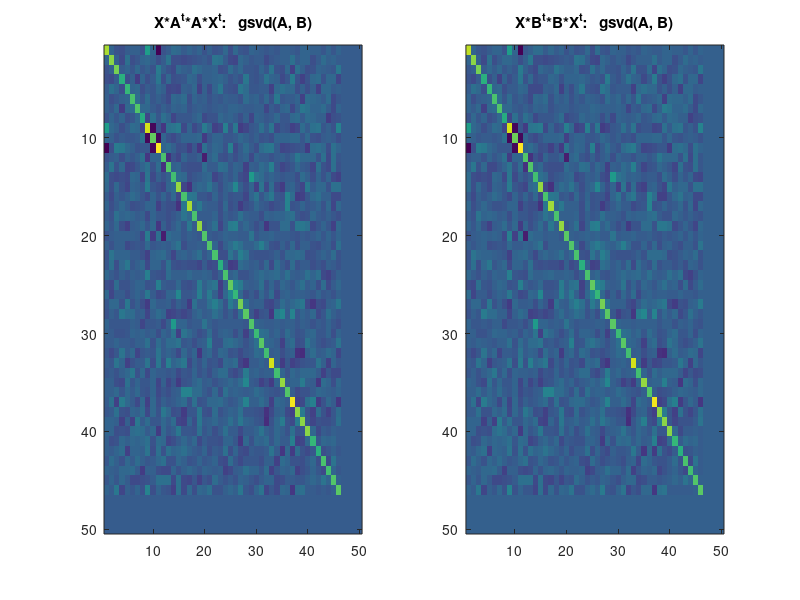
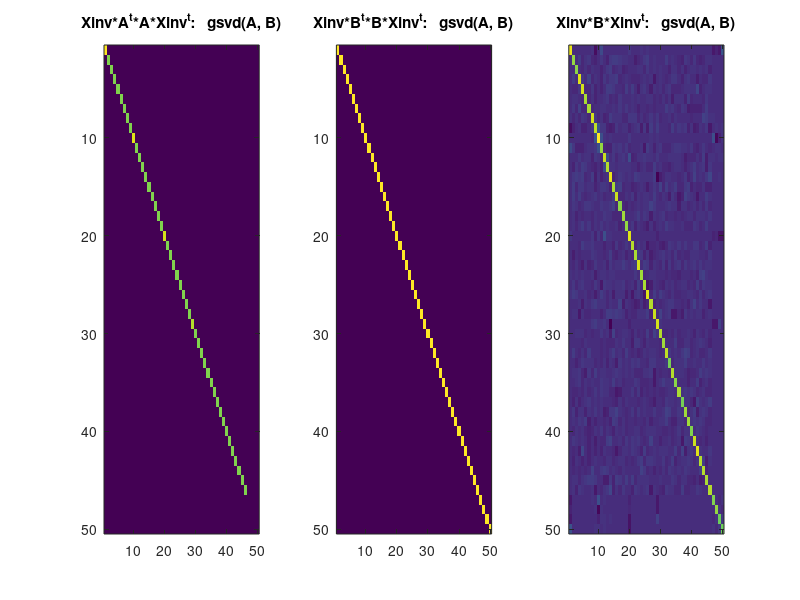
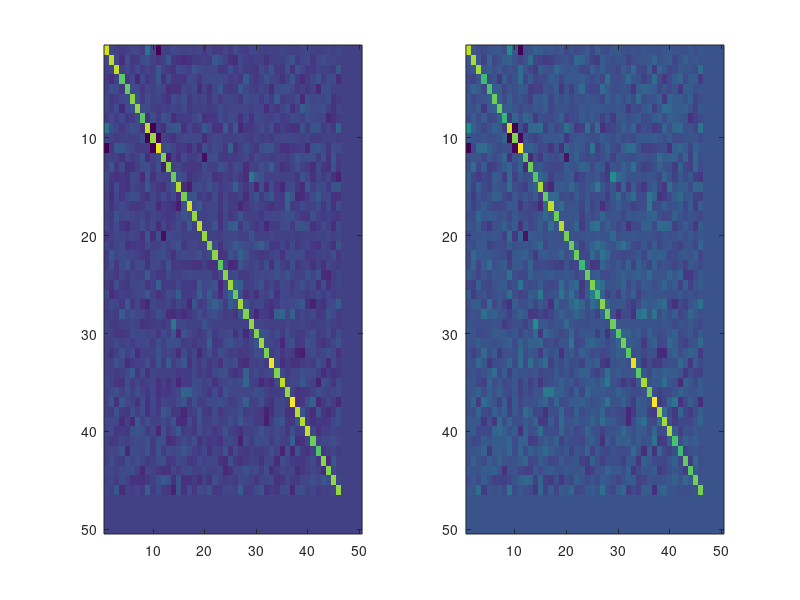
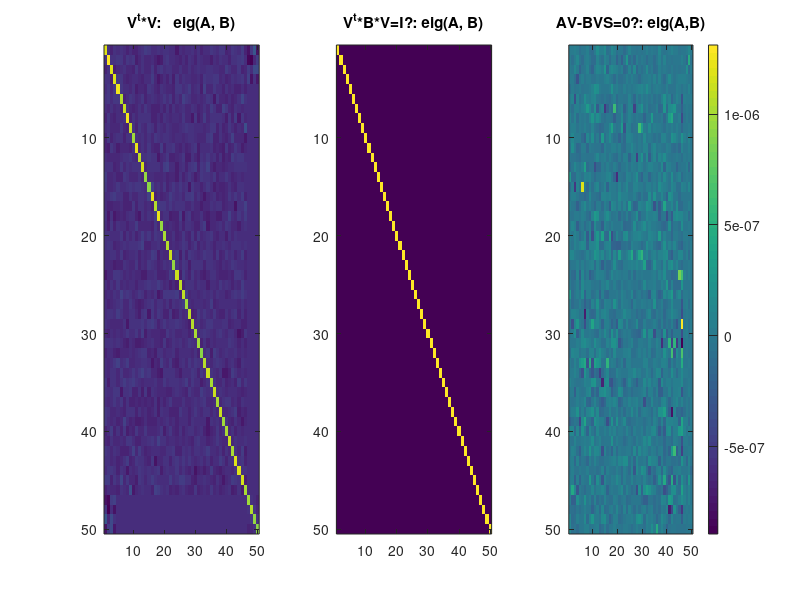

Source code (MATLAB) for these figures, in order: (Note: this script raises an error after producing the figures.)
function compuareGSVD_Geig(A,B)
% Conclusion: we should use eig(A,B) to get V'*B*V = I 
% Compare methods computing generalized eigenvalue problems
%   gsvd, eig(A,B), eig(A/B), svd(A/B)

fprintf('Compare methods computing the Generalized eigenvectors:\n'); 
fprintf('eig(A,B) is needed for such a decomposition.\n'); 

if nargin ==0 
    rng('default')
    n = 1000; 
    X = randn(n,50); B = X'*X/n;
    Y = rand(n,50);  A = Y'*Y/n;
    Y = [.1*Y(:,1:3), 100*Y(:,4), 1e3*X(:,5:end)]; A = Y'*Y;
end

% 1. gsvd is not good for G-eig
[Ugsvd,V,Xgsvd,C,S] = gsvd(A,B); % --- it is not eig(A,B) % unitary matrices U and V, a (usually) square matrix X, and nonnegative diagonal matrices
%   C and S so that 
%       A = U*C*X'
%       B = V*S*X'
%       C'*C + S'*S = I 
% When B is square and nonsingular, gsvd(A,B) corresponds to the ordinary singular values, svd(A/B)
% Note: U and V are Unitary, hence, neither is g-eigen-vector; 
%       A'*A = X* C.^2*X'  
%       B'*B = X* S.^2*X'

% X in gsvd does not diagonalize A or B 
figure; subplot(121);  imagesc(Xgsvd'*A'*A*Xgsvd);   title('X*A^t*A*X^t:   gsvd(A, B)');
        subplot(122);  imagesc(Xgsvd'*B'*B*Xgsvd);   title('X*B^t*B*X^t:   gsvd(A, B)');
Xgsvd_inv = pinv(Xgsvd*S); 
figure; subplot(131);  imagesc(Xgsvd_inv*A'*A*Xgsvd_inv');   title('Xinv*A^t*A*Xinv^t:   gsvd(A, B)');
        subplot(132);  imagesc(Xgsvd_inv*B'*B*Xgsvd_inv');   title('Xinv*B^t*B*Xinv^t:   gsvd(A, B)');
        subplot(133);  imagesc(Xgsvd_inv*B*Xgsvd_inv');   title('Xinv*B*Xinv^t:   gsvd(A, B)'); 


[Croot_gsvd, indgsvd] = sort(diag(C),'descend');  
Sroot_gsvd = diag(S); 
Ugsvd     = Ugsvd(:, indgsvd);        
Xgsvd     = Xgsvd(:, indgsvd);
eig_gsvd   = sort(diag(C)./diag(S),'descend');   

% check if the eigenvectors are B orthonormal
figure; subplot(121);  imagesc(Xgsvd'*Xgsvd);  
        subplot(122);  imagesc(Xgsvd'*B*Xgsvd); 

% % eig(A,B) is for G-eig
[V_eig, eigL0]  = eig(A, B); 
[eigAB, indAB]  = sort(diag(eigL0),'descend'); 
V_eig           = V_eig(:, indAB);

figure; subplot(131);  imagesc(V_eig'*V_eig);                     title('V^t*V:   eig(A, B)'); 
        subplot(132);  imagesc(V_eig'*B*V_eig);                   title('V^t*B*V=I?: eig(A, B)'); 
        subplot(133);  imagesc(A*V_eig - B*V_eig*diag(eigAB));    title('AV-BVS=0?: eig(A,B)'); colorbar;    



% % svd(A/B) NOT good for G-eig
ABinv      = A/B; 
[Usvd_AinvB, svdAinvB,V_svdAinvB] = svd(ABinv); 
[svdAinvB, indABinv2] = sort(diag(svdAinvB),'descend'); 
Usvd_AinvB = Usvd_AinvB(:, indABinv2);
V_svdAinvB = V_svdAinvB(:,indABinv2); 


figure; subplot(131);  imagesc(V_svdAinvB'*V_svdAinvB);    title('V^t*V:   svd(A/B)');       
        subplot(132);  imagesc(V_svdAinvB'*B*V_svdAinvB);  title('V^t*B*V: svd(A/B)');
        subplot(133);  imagesc(A*V_svdAinvB - B*V_svdAinvB*diag(svdAinvB));  title('AV-BVS=0?: svd(A/B)'); colorbar; 

figure; subplot(131);  imagesc(Usvd_AinvB'*Usvd_AinvB);    title('U^t*U:   svd(A/B)');       
        subplot(132);  imagesc(Usvd_AinvB'*B*Usvd_AinvB);  title('U^t*B*U=I?: svd(A/B)');
        subplot(133);  imagesc(A*Usvd_AinvB - B*Usvd_AinvB*diag(svdAinvB));    title('AU-BUS=0?: U svd(A/B)');  colorbar;  


% % % % eig(A/B) NOT good for G-eig
% % [Veig_AinvB, eigAinvB]  = eig(ABinv);   % A/B may not be symmetric; so the eigenvector may be complex 
% % [eigAinvB, indABinv] = sort(abs(diag(eigAinvB)),'descend'); 
% % Veig_AinvB = Veig_AinvB(:, indABinv);
% % 
% % figure; subplot(131);  imagesc(Veig_AinvB'*Veig_AinvB);                      title('V^t*V: eig(A/B)');       
% %         subplot(132);  imagesc(Veig_AinvB'*B*Veig_AinvB);                    title('V^t*B*V=I?: eig(A/B)');
% %         subplot(133);  imagesc(A*Veig_AinvB - B*Veig_AinvB*diag(eigAinvB));  title('AV-BVS=0?: eig(A/B)'); colorbar; 

% SVD(rootB*A*rootB) to compute G-eig(A,B): good eigv, not good V
rootB     = chol(B);    % B = R'*R. figure; imagesc(rootB'*rootB -B) 
A_rootB   = rootB*A*rootB; 
[U2,S2,~] = svd(A_rootB); eigL = diag(S2); 
V_L       = rootB\U2; 
figure; 
subplot(131);  imagesc(V_L'*V_L);            title('V^t*V:   svd(rootB*A*rootB)'); 
subplot(132);  imagesc(V_L'*B*V_L);          title('V^t*B*V=I?: svd(rootB*A*rootB)'); 
subplot(133);  imagesc(A*V_L - B*V_L*S2);    title('AV-BVS=0?: svd(rootB*A*rootB)'); colorbar; 
        

figure; 
        semilogy(abs(eigAB),'r-x','linewidth',1); hold on;
        % semilogy(eigAinvB,'b-*','linewidth',1);    % 'eigAinvB',
        semilogy(svdAinvB,'c-o','linewidth',1);     
        semilogy(eig_gsvd,'k:d','linewidth',1);
        semilogy(S2,'k:x','linewidth',2)
        legend('EigAB', 'svd(AinvB)','gsvd','svd(rootB*A*rootB)');
        title('Generalized eigenvalues and singular values')



figure;
        subplot(131); plot(V_eig(:,1:3),'linewidth',1); title('eig(A,B)')
        subplot(132); plot(Usvd_AinvB(:, 1:3),'linewidth',1); title('svd(A/B)')
        subplot(133); plot(Xgsvd(:, 1:3),'linewidth',1); title('gsvd(A,B)')
        sgtitle('Generalized eigenvectors and singular vectors')
%       subplot(142); plot(Veig_AinvB(:,1:3),'linewidth',1); title('eig(A/B)')
%         subplot(143); plot(Usvd_invBA(:, 1:3),'linewidth',1); title('svd(invBA)')
%         subplot(144); plot(Veig_invBA(:, 1:3),'linewidth',1); title('eig invBA)')


end